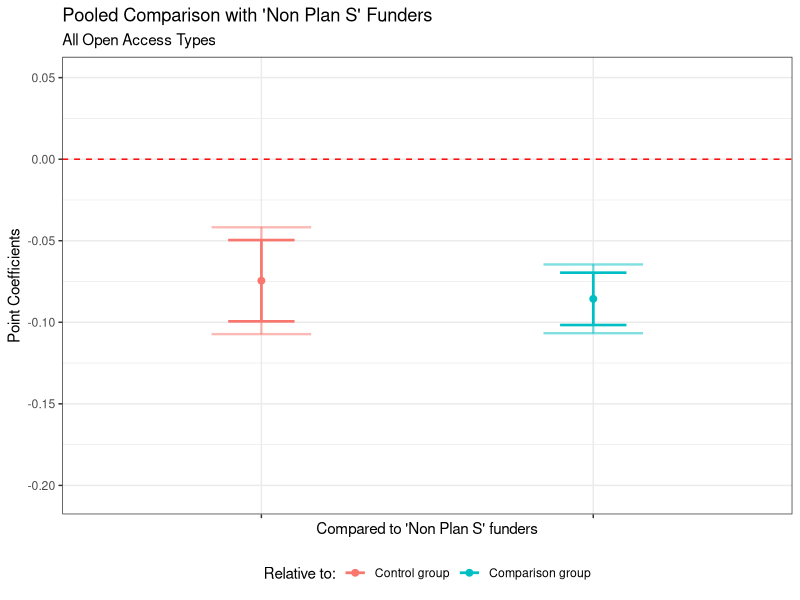
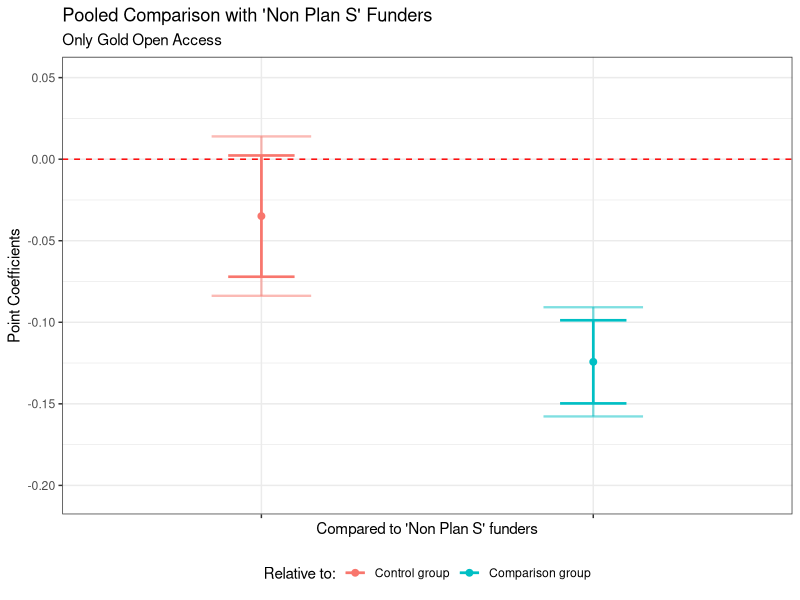
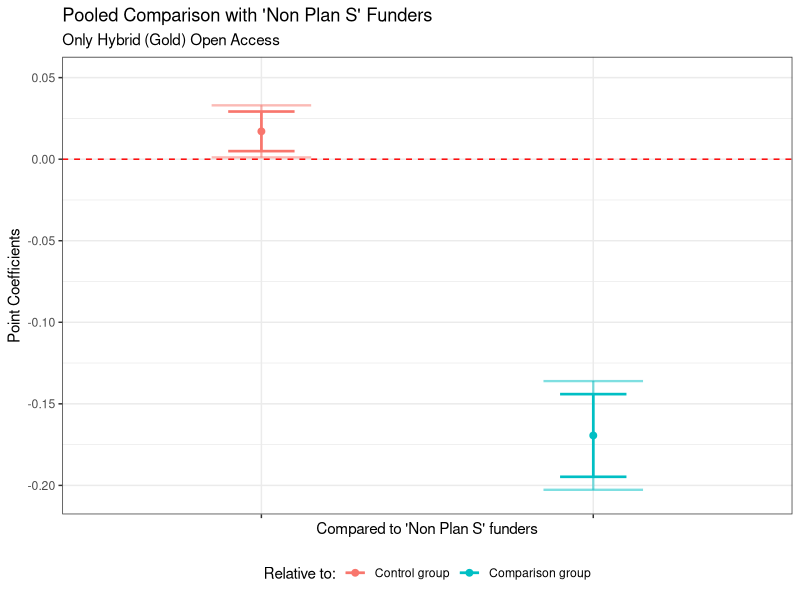
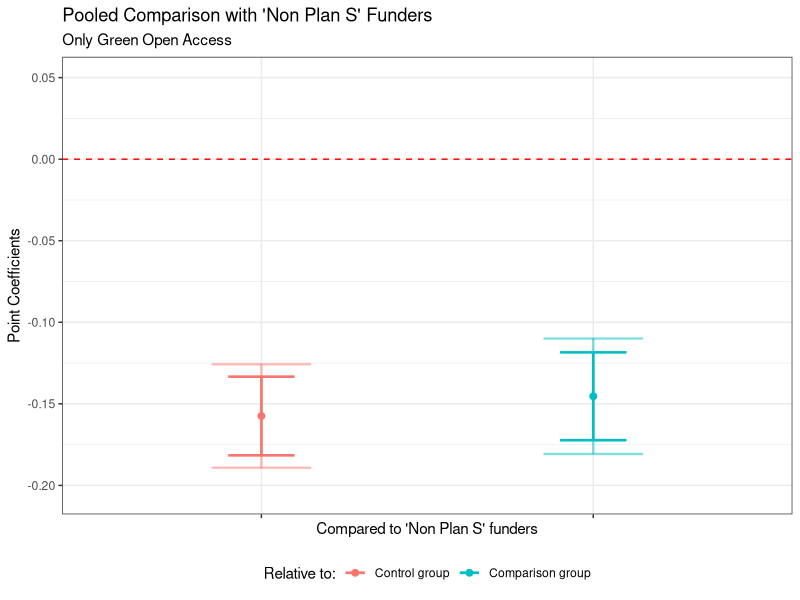
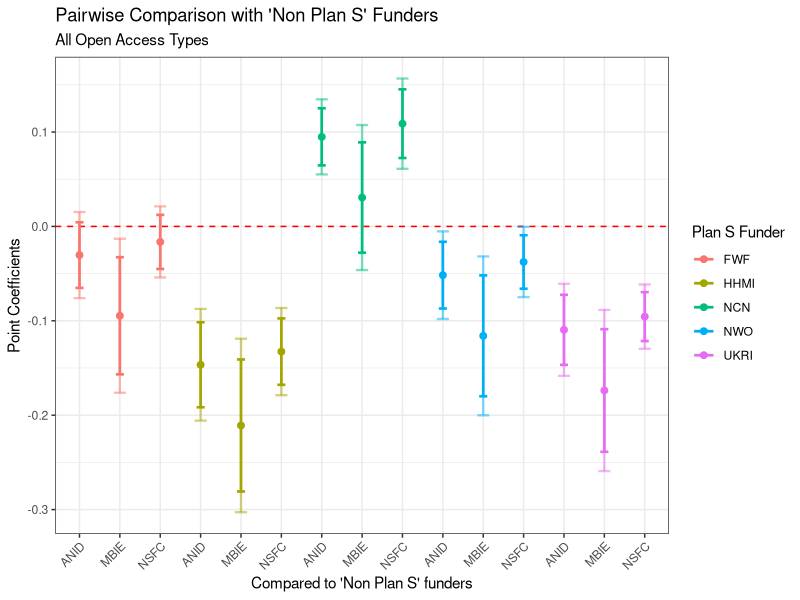
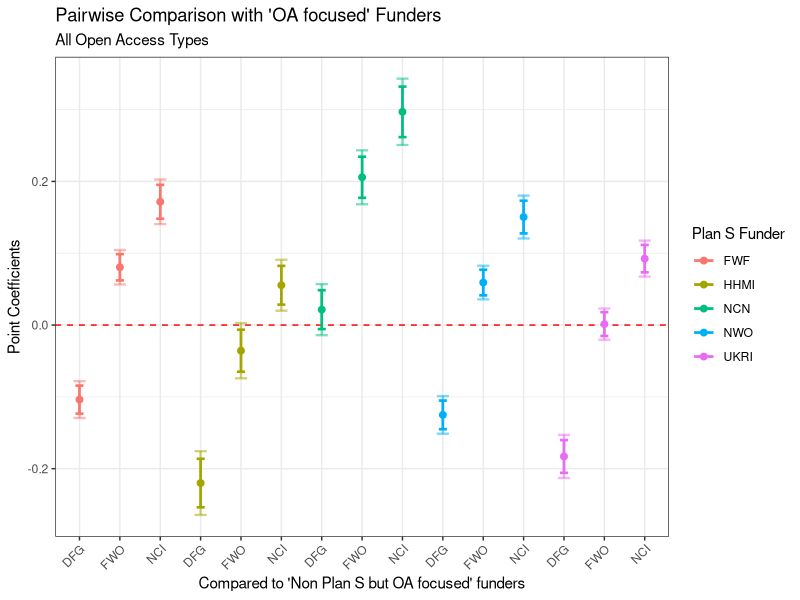
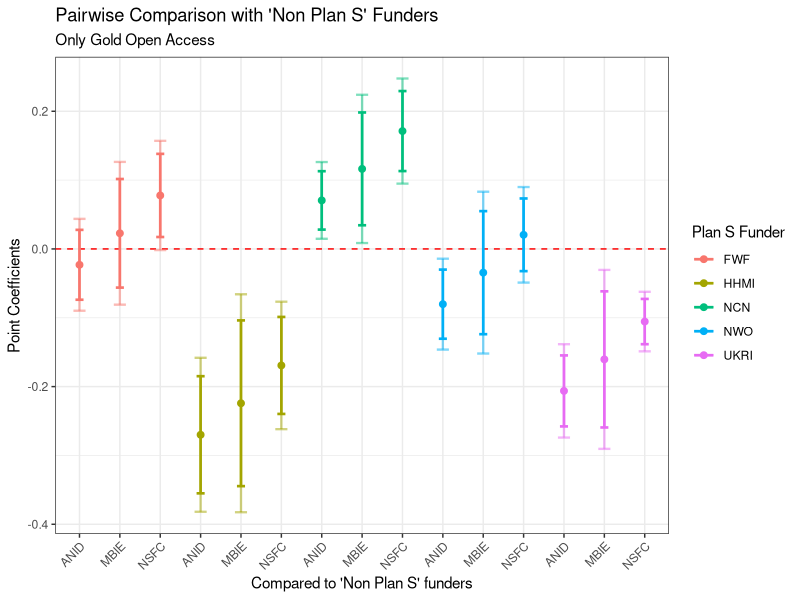
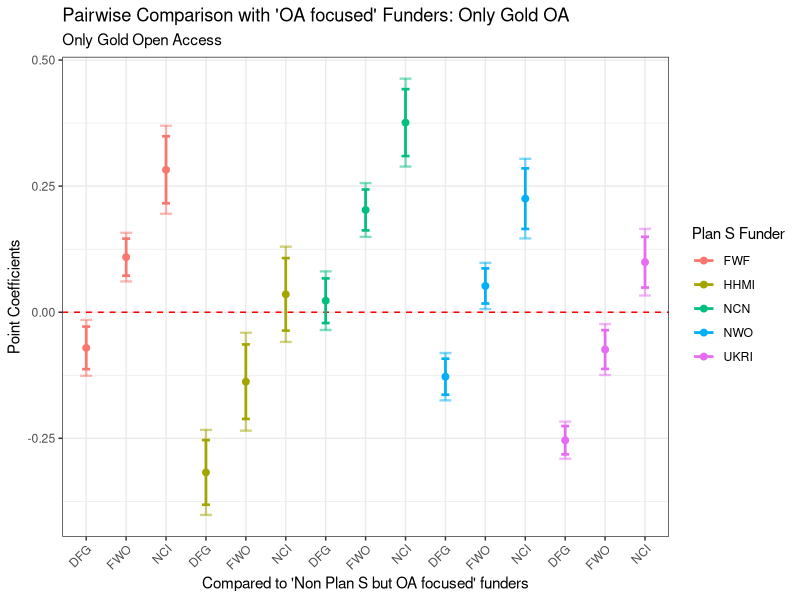

Generate these figures, in order, with R:
### 
# Plotting the coefficients cmputed with the STATA code
# (manual import of estimates and confidence intervals)
# author: WB Schmal
#


### General set-up ----
# load packages 
library(ggplot2)
library(tibble)

# Relabel Coefficient column values: 
# 1 Control Group
getNewCoefficient1 <- function(row) {
  if (row %% 3 == 1) {
    return("ANID")
  } else if (row %% 3 == 2) {
    return("MBIE")
  } else {
    return("NSFC")
  }
}

# 2 Comparison Group
getNewCoefficient2 <- function(row) {
  if (row %% 3 == 1) {
    return("DFG")
  } else if (row %% 3 == 2) {
    return("FWO")
  } else {
    return("NCI")
  }
}



### Pooled Regressions ----
# 4.96 x 3.95 in image
# OA ALL
data <- tribble(
  ~Group, ~Coefficient, ~Estimate, ~CI_Lower_95, ~CI_Upper_95, ~CI_Lower_99, ~CI_Upper_99,
  1, "r1", -0.07450199, -0.09942395, -0.04958004, -0.10725661, -0.04174738,
  2, "r2", -0.08562363, -0.10165528, -0.06959198, -0.10669395, -0.06455331
)

# Rename groups
data$Group <- factor(data$Group, levels = c(1, 2), labels = c("Control group", "Comparison group"))


ggplot(data, aes(x = as.factor(1:nrow(data)), y = Estimate, color = factor(Group))) +
  geom_point(position = position_dodge(width = 0.5), size = 2) +
  geom_errorbar(aes(ymin = CI_Lower_99, ymax = CI_Upper_99), 
                position = position_dodge(width = 0.5), 
                width = 0.3,  linewidth = .8, alpha = 0.5) +  # Set alpha for 99% CI
  geom_errorbar(aes(ymin = CI_Lower_95, ymax = CI_Upper_95), 
                position = position_dodge(width = 0.5), 
                width = 0.2, linewidth = .9) +  # 95% CI with full opacity
  geom_hline(yintercept = 0, linetype = "dashed", color = "red") +
  labs(
    title = "Pooled Comparison with 'Non Plan S' Funders",
    subtitle = "All Open Access Types",
    x = "Compared to 'Non Plan S' funders",
    y = "Point Coefficients",
    color = "Relative to:"
  ) +
  theme_bw() +  ylim(-0.205, 0.05) +
  theme(axis.text.x = element_blank(), legend.position = "bottom") +
  scale_x_discrete(labels = data$Coefficient)
ggsave(filename = "pooled_oa_all.png", plot = last_plot(), path = "", scale = 1, dpi = 600)



# Gold OA WITH exclusion
data <- tribble(
  ~Group, ~Coefficient, ~Estimate, ~CI_Lower_95, ~CI_Upper_95, ~CI_Lower_99, ~CI_Upper_99,
  1, "r1", -0.03489988, -0.07208503, 0.00228527, -0.08377217, 0.01397242,
  2, "r2", -0.12424828, -0.14971567, -0.09878089, -0.15772035, -0.09077621
)


# Rename groups
data$Group <- factor(data$Group, levels = c(1, 2), labels = c("Control group", "Comparison group"))


ggplot(data, aes(x = as.factor(1:nrow(data)), y = Estimate, color = factor(Group))) +
  geom_point(position = position_dodge(width = 0.5), size = 2) +
  geom_errorbar(aes(ymin = CI_Lower_99, ymax = CI_Upper_99), 
                position = position_dodge(width = 0.5), 
                width = 0.3,  linewidth = .8, alpha = 0.5) +  # Set alpha for 99% CI
  geom_errorbar(aes(ymin = CI_Lower_95, ymax = CI_Upper_95), 
                position = position_dodge(width = 0.5), 
                width = 0.2, linewidth = .9) +  # 95% CI with full opacity
  geom_hline(yintercept = 0, linetype = "dashed", color = "red") +
  labs(
    title = "Pooled Comparison with 'Non Plan S' Funders",
    subtitle = "Only Gold Open Access",
    x = "Compared to 'Non Plan S' funders",
    y = "Point Coefficients",
    color = "Relative to:"
  ) +
  theme_bw() +  ylim(-0.205, 0.05) +
  theme(axis.text.x = element_blank(), legend.position = "bottom") +
  scale_x_discrete(labels = data$Coefficient)
ggsave(filename = "pooled_oa_gold_excl.png", plot = last_plot(), path = "", scale = 1, dpi = 600)




# Hybrid OA WITH exclusion
data <- tribble(
  ~Group, ~Coefficient, ~Estimate, ~CI_Lower_95, ~CI_Upper_95, ~CI_Lower_99, ~CI_Upper_99,
  1, "r1", 0.01705856, 0.004921, 0.02919611, 0.00110614, 0.03301097,
  2, "r1", -0.16939065, -0.19474424, -0.14403706, -0.20271331, -0.136068
)

# Rename groups
data$Group <- factor(data$Group, levels = c(1, 2), labels = c("Control group", "Comparison group"))


ggplot(data, aes(x = as.factor(1:nrow(data)), y = Estimate, color = factor(Group))) +
  geom_point(position = position_dodge(width = 0.5), size = 2) +
  geom_errorbar(aes(ymin = CI_Lower_99, ymax = CI_Upper_99), 
                position = position_dodge(width = 0.5), 
                width = 0.3,  linewidth = .8, alpha = 0.5) +  # Set alpha for 99% CI
  geom_errorbar(aes(ymin = CI_Lower_95, ymax = CI_Upper_95), 
                position = position_dodge(width = 0.5), 
                width = 0.2, linewidth = .9) +  # 95% CI with full opacity
  geom_hline(yintercept = 0, linetype = "dashed", color = "red") +
  labs(
    title = "Pooled Comparison with 'Non Plan S' Funders",
    subtitle = "Only Hybrid (Gold) Open Access",
    x = "Compared to 'Non Plan S' funders",
    y = "Point Coefficients",
    color = "Relative to:"
  ) +
  theme_bw() +  ylim(-0.205, 0.05) +
  theme(axis.text.x = element_blank(), legend.position = "bottom") +
  scale_x_discrete(labels = data$Coefficient)
ggsave(filename = "pooled_oa_hybrid_excl.png", plot = last_plot(), path = "", scale = 1, dpi = 600)



# Green OA WITH exclusion
data <- tribble(
  ~Group, ~Coefficient, ~Estimate, ~CI_Lower_95, ~CI_Upper_95, ~CI_Lower_99, ~CI_Upper_99,
  1, "r1", -0.1574577, -0.18157189, -0.13334351, -0.18915113, -0.12576427,
  2, "r1", -0.14537343, -0.17230233, -0.11844452, -0.18076666, -0.1099802
)

# Rename groups
data$Group <- factor(data$Group, levels = c(1, 2), labels = c("Control group", "Comparison group"))


ggplot(data, aes(x = as.factor(1:nrow(data)), y = Estimate, color = factor(Group))) +
  geom_point(position = position_dodge(width = 0.5), size = 2) +
  geom_errorbar(aes(ymin = CI_Lower_99, ymax = CI_Upper_99), 
                position = position_dodge(width = 0.5), 
                width = 0.3,  linewidth = .8, alpha = 0.5) +  # Set alpha for 99% CI
  geom_errorbar(aes(ymin = CI_Lower_95, ymax = CI_Upper_95), 
                position = position_dodge(width = 0.5), 
                width = 0.2, linewidth = .9) +  # 95% CI with full opacity
  geom_hline(yintercept = 0, linetype = "dashed", color = "red") +
  labs(
    title = "Pooled Comparison with 'Non Plan S' Funders",
    subtitle = "Only Green Open Access",
    x = "Compared to 'Non Plan S' funders",
    y = "Point Coefficients",
    color = "Relative to:"
  ) +
  theme_bw() +  ylim(-0.205, 0.05) +
  theme(axis.text.x = element_blank(), legend.position = "bottom") +
  scale_x_discrete(labels = data$Coefficient)
ggsave(filename = "pooled_oa_green_excl.png", plot = last_plot(), path = "", scale = 1, dpi = 600)


################################################################################
### Pairwise comparisons: ------
# 7.84 x 3.95 in image 
# Step 1 - All OA types ----

# Control group
data <- tribble(
  ~Group, ~Coefficient, ~Estimate, ~CI_Lower_95, ~CI_Upper_95, ~CI_Lower_99, ~CI_Upper_99,
  1, "r1", -.03035862, -.06509238, .00437514, -.07601185, .01529462,
  1, "r1", -.09465845, -.15674266, -.03257424, -.1762635, -.01305339,
  1, "r1", -.01638298, -.04501577, .01224982, -.05401509, .02124914,
  2, "r1", -.14659143, -.19163102, -.10155183, -.20579245, -.08739041,
  2, "r1", -.21089126, -.28082456, -.14095796, -.30282771, -.11895482,
  2, "r1", -.13261579, -.16777669, -.09745489, -.1788279, -.08640368,
  3, "r1", .09491585, .06464374, .12518796, .05512738, .13470431,
  3, "r1", .03061602, -.02785997, .089092, -.04624403, .10747606,
  3, "r1", .10889149, .07250077, .1452822, .06106318, .1567198,
  4, "r1", -.05164523, -.08699363, -.01629682, -.09810581, -.00518464,
  4, "r1", -.11594506, -.17997899, -.05191113, -.200111, -.03177912,
  4, "r1", -.03766959, -.06600446, -.00933471, -.07491008, -.0004291,
  5, "r1", -.1095469, -.14665894, -.07243487, -.15832383, -.06076998,
  5, "r1", -.17384674, -.23881302, -.10888046, -.25923329, -.08846019,
  5, "r1", -.09557126, -.12150359, -.06963894, -.1296539, -.06148863
)


# Apply the function to update Coefficient values
data$Coefficient <- sapply(1:nrow(data), getNewCoefficient1)

# Rename groups
data$Group <- factor(data$Group, levels = c(1, 2, 3, 4, 5), labels = c("FWF", "HHMI", "NCN", "NWO", "UKRI"))


ggplot(data, aes(x = as.factor(1:nrow(data)), y = Estimate, color = factor(Group))) +
  geom_point(position = position_dodge(width = 0.5), size = 2) +
  geom_hline(yintercept = 0, linetype = "dashed", color = "red") +
  geom_errorbar(aes(ymin = CI_Lower_99, ymax = CI_Upper_99), 
                position = position_dodge(width = 0.5), 
                width = 0.3,  linewidth = .8, alpha = 0.5) +  # Set alpha for 99% CI
  geom_errorbar(aes(ymin = CI_Lower_95, ymax = CI_Upper_95), 
                position = position_dodge(width = 0.5), 
                width = 0.2, linewidth = .9) +  # 95% CI with full opacity
  labs(
    title = "Pairwise Comparison with 'Non Plan S' Funders",
    subtitle = "All Open Access Types",
    x = "Compared to 'Non Plan S' funders",
    y = "Point Coefficients",
    color = "Plan S Funder"
  ) +
  theme_bw() +
  theme(axis.text.x = element_text(angle = 45, hjust = 1)) +
  scale_x_discrete(labels = data$Coefficient)
ggsave(filename = "pairwise_comp_oaall_control.png", plot = last_plot(), path = "", scale = 1, dpi = 600)


## Comparison Group

data <- tribble(
  ~Group, ~Coefficient, ~Estimate, ~CI_Lower_95, ~CI_Upper_95, ~CI_Lower_99, ~CI_Upper_99,
  1, "r1", -.10379169, -.12331876, -.08426461, -.12945662, -.07812675,
  1, "r1", .08049733, .06221881, .09877586, .0564725, .10452216,
  1, "r1", .17167436, .14803803, .19531068, .14060739, .20274132,
  2, "r1", -.2200245, -.253784, -.186265, -.26439558, -.17565341,
  2, "r1", -.03573548, -.06494568, -.00652528, -.07412969, .00265873,
  2, "r1", .05544155, .0284421, .08244099, .01995193, .09093116,
  3, "r1", .02148278, -.00553594, .0485015, -.01402844, .056994,
  3, "r1", .2057718, .17717137, .23437223, .16818068, .24336292,
  3, "r1", .29694882, .2618124, .33208524, .2507672, .34313045,
  4, "r1", -.1250783, -.14504059, -.105116, -.15131517, -.09884142,
  4, "r1", .05921072, .04138564, .07703581, .03578205, .0826394,
  4, "r1", .15038775, .12766621, .17310929, .12052346, .18025204,
  5, "r1", -.18297997, -.20584621, -.16011374, -.21303319, -.15292676,
  5, "r1", .00130905, -.01524753, .01786562, -.02045154, .02306963,
  5, "r1", .09248607, .07338205, .11159009, .06737741, .11759473
)


# Apply the function to update Coefficient values
data$Coefficient <- sapply(1:nrow(data), getNewCoefficient2)

# Rename groups
data$Group <- factor(data$Group, levels = c(1, 2, 3, 4, 5), labels = c("FWF", "HHMI", "NCN", "NWO", "UKRI"))

# Plot coefficients with confidence intervals, colored by groups
ggplot(data, aes(x = as.factor(1:nrow(data)), y = Estimate, color = factor(Group))) +
  geom_hline(yintercept = 0, linetype = "dashed", color = "red") +
  geom_point(position = position_dodge(width = 0.5), size = 2) +
  geom_errorbar(aes(ymin = CI_Lower_99, ymax = CI_Upper_99), 
                position = position_dodge(width = 0.5), 
                width = 0.3,  linewidth = .8, alpha = 0.5) +  # Set alpha for 99% CI
  geom_errorbar(aes(ymin = CI_Lower_95, ymax = CI_Upper_95), 
                position = position_dodge(width = 0.5), 
                width = 0.2, linewidth = .9) +  # 95% CI with full opacity
  labs(
    title = "Pairwise Comparison with 'OA focused' Funders",
    subtitle = "All Open Access Types",
    x = "Compared to 'Non Plan S but OA focused' funders",
    y = "Point Coefficients",
    color = "Plan S Funder"
  ) +
  theme_bw() +
  theme(axis.text.x = element_text(angle = 45, hjust = 1)) +
  scale_x_discrete(labels = data$Coefficient)
ggsave(filename = "pairwise_comparison_oaall_comp.png", plot = last_plot(), path = "", scale = 1, dpi = 600)

### GOLD OA only ----

# main control group

data <- tribble(
  ~Group, ~Coefficient, ~Estimate, ~CI_Lower_95, ~CI_Upper_95, ~CI_Lower_99, ~CI_Upper_99,
  1, "r1", -.0230563, -.07381157, .02769897, -.08977056, .04365796,
  1, "r1", .02273629, -.05616061, .1016332, -.08097856, .12645115,
  1, "r1", .0776866, .01729159, .13808162, -.00169104, .15706424,
  2, "r1", -.27000827, -.35509856, -.18491797, -.38185664, -.1581599,
  2, "r1", -.22421567, -.34463192, -.10379942, -.38253808, -.06589326,
  2, "r1", -.16926536, -.23970841, -.09882232, -.26184929, -.07668143,
  3, "r1", .07048882, .02805434, .1129233, .01471334, .1262643,
  3, "r1", .11628142, .03433609, .19822674, .00856981, .22399302,
  3, "r1", .17123172, .11313928, .22932417, .0948805, .24758294,
  4, "r1", -.08023775, -.13047338, -.03000211, -.14626853, -.01420696,
  4, "r1", -.03444515, -.12384695, .05495665, -.15196751, .08307721,
  4, "r1", .02050516, -.03230227, .07331259, -.04890002, .08991034,
  5, "r1", -.20625998, -.25786481, -.15465515, -.27408702, -.13843294,
  5, "r1", -.16046738, -.25936946, -.0615653, -.29046208, -.03047269,
  5, "r1", -.10551708, -.13842469, -.07260946, -.14876759, -.06226656
)

# Apply the function to update Coefficient values
data$Coefficient <- sapply(1:nrow(data), getNewCoefficient1)

# Rename groups
data$Group <- factor(data$Group, levels = c(1, 2, 3, 4, 5), labels = c("FWF", "HHMI", "NCN", "NWO", "UKRI"))


ggplot(data, aes(x = as.factor(1:nrow(data)), y = Estimate, color = factor(Group))) +
  geom_point(position = position_dodge(width = 0.5), size = 2) +
  geom_hline(yintercept = 0, linetype = "dashed", color = "red") +
  geom_errorbar(aes(ymin = CI_Lower_99, ymax = CI_Upper_99), 
                position = position_dodge(width = 0.5), 
                width = 0.3,  linewidth = .8, alpha = 0.5) +  # Set alpha for 99% CI
  geom_errorbar(aes(ymin = CI_Lower_95, ymax = CI_Upper_95), 
                position = position_dodge(width = 0.5), 
                width = 0.2, linewidth = .9) +  # 95% CI with full opacity
  labs(
    title = "Pairwise Comparison with 'Non Plan S' Funders",
    subtitle = "Only Gold Open Access",
    x = "Compared to 'Non Plan S' funders",
    y = "Point Coefficients",
    color = "Plan S Funder"
  ) +
  theme_bw() +
  theme(axis.text.x = element_text(angle = 45, hjust = 1)) +
  scale_x_discrete(labels = data$Coefficient)
ggsave(filename = "pairwise_comp_goldoa_control.png", plot = last_plot(), path = "", scale = 1, dpi = 600)

## Comparison Group

data <- tribble(
  ~Group, ~Coefficient, ~Estimate, ~CI_Lower_95, ~CI_Upper_95, ~CI_Lower_99, ~CI_Upper_99,
  1, "r1", -.07064649, -.11279691, -.02849606, -.1260468, -.01524618,
  1, "r1", .10926024, .07255308, .14596741, .06101036, .15751013,
  1, "r1", .28246311, .2160536, .34887262, .19517006, .36975616,
  2, "r1", -.31759845, -.38176717, -.25342973, -.40193861, -.23325829,
  2, "r1", -.13769172, -.21158685, -.06379659, -.23482687, -.04055657,
  2, "r1", .03551115, -.03636931, .1073916, -.05898045, .13000274,
  3, "r1", .02289863, -.02134386, .06714113, -.03525089, .08104816,
  3, "r1", .20280537, .16224425, .24336648, .14949202, .25611871,
  3, "r1", .37600823, .30968735, .44232911, .28883662, .46317984,
  4, "r1", -.12782793, -.16356419, -.09209168, -.17479774, -.08085813,
  4, "r1", .0520788, .01724151, .08691609, .00628698, .09787062,
  4, "r1", .22528167, .16520147, .28536186, .14630868, .30425465,
  5, "r1", -.25385016, -.28194442, -.22575591, -.29077523, -.2169251,
  5, "r1", -.07394343, -.11238237, -.0355045, -.12446617, -.0234207,
  5, "r1", .09925943, .04896463, .14955423, .03315396, .16536491
)


# Apply the function to update Coefficient values
data$Coefficient <- sapply(1:nrow(data), getNewCoefficient2)

# Rename groups
data$Group <- factor(data$Group, levels = c(1, 2, 3, 4, 5), labels = c("FWF", "HHMI", "NCN", "NWO", "UKRI"))

# Plot coefficients with confidence intervals, colored by groups
ggplot(data, aes(x = as.factor(1:nrow(data)), y = Estimate, color = factor(Group))) +
  geom_hline(yintercept = 0, linetype = "dashed", color = "red") +
  geom_point(position = position_dodge(width = 0.5), size = 2) +
  geom_errorbar(aes(ymin = CI_Lower_99, ymax = CI_Upper_99), 
                position = position_dodge(width = 0.5), 
                width = 0.3,  linewidth = .8, alpha = 0.5) +  # Set alpha for 99% CI
  geom_errorbar(aes(ymin = CI_Lower_95, ymax = CI_Upper_95), 
                position = position_dodge(width = 0.5), 
                width = 0.2, linewidth = .9) +  # 95% CI with full opacity
  labs(
    title = "Pairwise Comparison with 'OA focused' Funders: Only Gold OA",
    subtitle = "Only Gold Open Access",
    x = "Compared to 'Non Plan S but OA focused' funders",
    y = "Point Coefficients",
    color = "Plan S Funder"
  ) +
  theme_bw() +
  theme(axis.text.x = element_text(angle = 45, hjust = 1)) +
  scale_x_discrete(labels = data$Coefficient)
ggsave(filename = "pairwise_comparison_goldoa_comp.png", plot = last_plot(), path = "", scale = 1, dpi = 600)


### HYBRID OA only ----

# control group

data <- tribble(
  ~Group, ~Coefficient, ~Estimate, ~CI_Lower_95, ~CI_Upper_95, ~CI_Lower_99, ~CI_Upper_99,
  1, "r1", .06538502, .03294716, .09782288, .02274775, .10802228,
  1, "r1", -.08912276, -.13477226, -.04347326, -.14912892, -.02911661,
  1, "r1", .08848416, .06713878, .10982954, .06042951, .1165388,
  2, "r1", -.07073429, -.16105588, .0195873, -.1894624, .04799383,
  2, "r1", -.22524207, -.32515033, -.12533381, -.35660727, -.09387687,
  2, "r1", -.04763515, -.13529482, .04002452, -.16284828, .06757798,
  3, "r1", .17724128, .14564874, .20883382, .13571595, .21876661,
  3, "r1", .0227335, -.02484371, .07031071, -.03980373, .08527073,
  3, "r1", .20034042, .17294058, .22774026, .16432832, .23635252,
  4, "r1", .05399466, .02374048, .08424884, .01422817, .09376114,
  4, "r1", -.10051312, -.14509343, -.05593282, -.15911232, -.04191393,
  4, "r1", .07709379, .05535747, .09883011, .04852539, .1056622,
  5, "r1", -.04411435, -.07329345, -.01493526, -.08246586, -.00576284,
  5, "r1", -.19862213, -.24258413, -.15466013, -.25640393, -.14084034,
  5, "r1", -.02101521, -.03211431, -.00991612, -.03560284, -.00642758
)


# Apply the function to update Coefficient values
data$Coefficient <- sapply(1:nrow(data), getNewCoefficient1)

# Rename groups
data$Group <- factor(data$Group, levels = c(1, 2, 3, 4, 5), labels = c("FWF", "HHMI", "NCN", "NWO", "UKRI"))


ggplot(data, aes(x = as.factor(1:nrow(data)), y = Estimate, color = factor(Group))) +
  geom_point(position = position_dodge(width = 0.5), size = 2) +
  geom_errorbar(aes(ymin = CI_Lower_99, ymax = CI_Upper_99), 
                position = position_dodge(width = 0.5), 
                width = 0.3,  linewidth = .8, alpha = 0.5) +  # Set alpha for 99% CI
  geom_errorbar(aes(ymin = CI_Lower_95, ymax = CI_Upper_95), 
                position = position_dodge(width = 0.5), 
                width = 0.2, linewidth = .9) +  # 95% CI with full opacity
  geom_hline(yintercept = 0, linetype = "dashed", color = "red") +
  labs(
    title = "Pairwise Comparison with 'Non Plan S' Funders",
    subtitle = "Only Hybrid (Gold) Open Access",
    x = "Compared to 'Non Plan S' funders",
    y = "Point Coefficients",
    color = "Plan S Funder"
  ) +
  theme_bw() +
  theme(axis.text.x = element_text(angle = 45, hjust = 1)) +
  scale_x_discrete(labels = data$Coefficient)
ggsave(filename = "pairwise_comp_hybridoa_control.png", plot = last_plot(), path = "", scale = 1, dpi = 600)

## Comparison Group

data <- tribble(
  ~Group, ~Coefficient, ~Estimate, ~CI_Lower_95, ~CI_Upper_95, ~CI_Lower_99, ~CI_Upper_99,
  1, "r1", -.17374187, -.20082755, -.1466562, -.20934212, -.13814163,
  1, "r1", .07758853, .04830459, .10687246, .03909655, .1160805,
  1, "r1", .28999598, .22682327, .3531687, .20695864, .37303333,
  2, "r1", -.30986118, -.39807048, -.22165188, -.42580022, -.19392214,
  2, "r1", -.05853078, -.1484142, .03135264, -.17668481, .05962325,
  2, "r1", .15387668, .06945356, .23829979, .04289041, .26486294,
  3, "r1", -.06188561, -.09388488, -.02988634, -.10394381, -.01982742,
  3, "r1", .18944479, .15905729, .21983229, .14950334, .22938624,
  3, "r1", .40185225, .33469703, .46900746, .31358305, .49012144,
  4, "r1", -.18513224, -.21316321, -.15710126, -.22197481, -.14828966,
  4, "r1", .06619816, .03738763, .0950087, .02832881, .10406752,
  4, "r1", .27860562, .21427236, .34293888, .19404415, .36316709,
  5, "r1", -.28324124, -.30979021, -.25669228, -.31813538, -.24834711,
  5, "r1", -.03191084, -.06078338, -.0030383, -.06985954, .00603785,
  5, "r1", .18049661, .11868712, .24230611, .09925735, .26173588
)


# Apply the function to update Coefficient values
data$Coefficient <- sapply(1:nrow(data), getNewCoefficient2)

# Rename groups
data$Group <- factor(data$Group, levels = c(1, 2, 3, 4, 5), labels = c("FWF", "HHMI", "NCN", "NWO", "UKRI"))

# Plot coefficients with confidence intervals, colored by groups
ggplot(data, aes(x = as.factor(1:nrow(data)), y = Estimate, color = factor(Group))) +
  geom_hline(yintercept = 0, linetype = "dashed", color = "red") +
  geom_point(position = position_dodge(width = 0.5), size = 2) +
  geom_errorbar(aes(ymin = CI_Lower_99, ymax = CI_Upper_99), 
                position = position_dodge(width = 0.5), 
                width = 0.3,  linewidth = .8, alpha = 0.5) +  # Set alpha for 99% CI
  geom_errorbar(aes(ymin = CI_Lower_95, ymax = CI_Upper_95), 
                position = position_dodge(width = 0.5), 
                width = 0.2, linewidth = .9) +  # 95% CI with full opacity
  labs(
    title = "Pairwise Comparison with 'OA focused' Funders",
    subtitle = "Only Hybrid (Gold) Open Access",
    x = "Compared to 'Non Plan S but OA focused' funders",
    y = "Point Coefficients",
    color = "Plan S Funder"
  ) +
  theme_bw() +
  theme(axis.text.x = element_text(angle = 45, hjust = 1)) +
  scale_x_discrete(labels = data$Coefficient)
ggsave(filename = "pairwise_comparison_hybridoa_comp.png", plot = last_plot(), path = "", scale = 1, dpi = 600)


#
### GREEN OA only ----
#

# Control group

data <- tribble(
  ~Group, ~Coefficient, ~Estimate, ~CI_Lower_95, ~CI_Upper_95, ~CI_Lower_99, ~CI_Upper_99,
  1, "r1", .09044481, .03518583, .14570379, .01780947, .16308015,
  1, "r1", .03626783, -.01283886, .08537451, -.02828734, .10082299,
  1, "r1", .05462808, .01689791, .09235824, .00503848, .10421767,
  2, "r1", -.23011647, -.31141077, -.14882216, -.33697748, -.12325545,
  2, "r1", -.28429345, -.35604097, -.21254593, -.3786313, -.1899556,
  2, "r1", -.2659332, -.33043348, -.20143292, -.35070746, -.18115894,
  3, "r1", .10027836, .05308443, .1474723, .03824598, .16231074,
  3, "r1", .04610138, .00819941, .08400334, -.00371939, .09592215,
  3, "r1", .06446163, .04150291, .08742034, .03428654, .09463672,
  4, "r1", .02563862, -.02053029, .07180753, -.03504763, .08632487,
  4, "r1", -.02853836, -.0754053, .01832858, -.09014739, .03307067,
  4, "r1", -.01017811, -.04600621, .02564999, -.05726773, .03691151,
  5, "r1", -.17993496, -.21768327, -.14218664, -.22954979, -.13032012,
  5, "r1", -.23411194, -.27968106, -.18854281, -.29400677, -.17421711,
  5, "r1", -.21575169, -.25124383, -.18025955, -.2623994, -.16910398
)


# Apply the function to update Coefficient values
data$Coefficient <- sapply(1:nrow(data), getNewCoefficient1)

# Rename groups
data$Group <- factor(data$Group, levels = c(1, 2, 3, 4, 5), labels = c("FWF", "HHMI", "NCN", "NWO", "UKRI"))


ggplot(data, aes(x = as.factor(1:nrow(data)), y = Estimate, color = factor(Group))) +
  geom_point(position = position_dodge(width = 0.5), size = 2) +
  geom_errorbar(aes(ymin = CI_Lower_99, ymax = CI_Upper_99), 
                position = position_dodge(width = 0.5), 
                width = 0.3,  linewidth = .8, alpha = 0.5) +  # Set alpha for 99% CI
  geom_errorbar(aes(ymin = CI_Lower_95, ymax = CI_Upper_95), 
                position = position_dodge(width = 0.5), 
                width = 0.2, linewidth = .9) +  # 95% CI with full opacity
  geom_hline(yintercept = 0, linetype = "dashed", color = "red") +
  labs(
    title = "Pairwise Comparison with 'Non Plan S' Funders",
    subtitle = "Only Green Open Access",
    x = "Compared to 'Non Plan S' funders",
    y = "Point Coefficients",
    color = "Plan S Funder"
  ) +
  theme_bw() +
  theme(axis.text.x = element_text(angle = 45, hjust = 1)) +
  scale_x_discrete(labels = data$Coefficient)
ggsave(filename = "pairwise_comp_greenoa_control.png", plot = last_plot(), path = "", scale = 1, dpi = 600)

## Comparison Group

data <- tribble(
  ~Group, ~Coefficient, ~Estimate, ~CI_Lower_95, ~CI_Upper_95, ~CI_Lower_99, ~CI_Upper_99,
  1, "r1", -.01384822, -.05079214, .02309569, -.06240615, .0347097,
  1, "r1", .1701731, .13058654, .20975967, .11813872, .22220748,
  1, "r1", .36480242, .32207344, .4075314, .30863662, .42096822,
  2, "r1", -.3344095, -.40441678, -.26440222, -.42642515, -.24239385,
  2, "r1", -.15038817, -.21829578, -.08248057, -.23965124, -.06112511,
  2, "r1", .04424114, -.02360431, .11208659, -.04494629, .13342857,
  3, "r1", -.00401467, -.03431015, .02628081, -.04383378, .03580444,
  3, "r1", .18000665, .15045235, .20956096, .1411603, .21885301,
  3, "r1", .37463597, .34337034, .4059016, .33354023, .41573171,
  4, "r1", -.07865441, -.11291418, -.04439464, -.12368431, -.03362451,
  4, "r1", .10536691, .07027768, .14045615, .05924416, .15148967,
  4, "r1", .29999623, .25920744, .34078502, .24638129, .35361117,
  5, "r1", -.28422799, -.31996673, -.24848924, -.33120081, -.23725516,
  5, "r1", -.10020666, -.13765067, -.06276266, -.14942157, -.05099176,
  5, "r1", .09442265, .05320214, .13564316, .04024425, .14860105
)

# Apply the function to update Coefficient values
data$Coefficient <- sapply(1:nrow(data), getNewCoefficient2)

# Rename groups
data$Group <- factor(data$Group, levels = c(1, 2, 3, 4, 5), labels = c("FWF", "HHMI", "NCN", "NWO", "UKRI"))

# Plot coefficients with confidence intervals, colored by groups
ggplot(data, aes(x = as.factor(1:nrow(data)), y = Estimate, color = factor(Group))) +
  geom_hline(yintercept = 0, linetype = "dashed", color = "red") +
  geom_point(position = position_dodge(width = 0.5), size = 2) +
  geom_errorbar(aes(ymin = CI_Lower_99, ymax = CI_Upper_99), 
                position = position_dodge(width = 0.5), 
                width = 0.3,  linewidth = .8, alpha = 0.5) +  # Set alpha for 99% CI
  geom_errorbar(aes(ymin = CI_Lower_95, ymax = CI_Upper_95), 
                position = position_dodge(width = 0.5), 
                width = 0.2, linewidth = .9) +  # 95% CI with full opacity
  labs(
    title = "Pairwise Comparison with 'OA focused' Funders",
    subtitle = "Only Green Open Access",
    x = "Compared to 'Non Plan S but OA focused' funders",
    y = "Point Coefficients",
    color = "Plan S Funder"
  ) +
  theme_bw() +
  theme(axis.text.x = element_text(angle = 45, hjust = 1)) +
  scale_x_discrete(labels = data$Coefficient)
ggsave(filename = "pairwise_comparison_greenoa_comp.png", plot = last_plot(), path = "", scale = 1, dpi = 600)

################################################################################
#     E N D   O F   S C R I P T     

